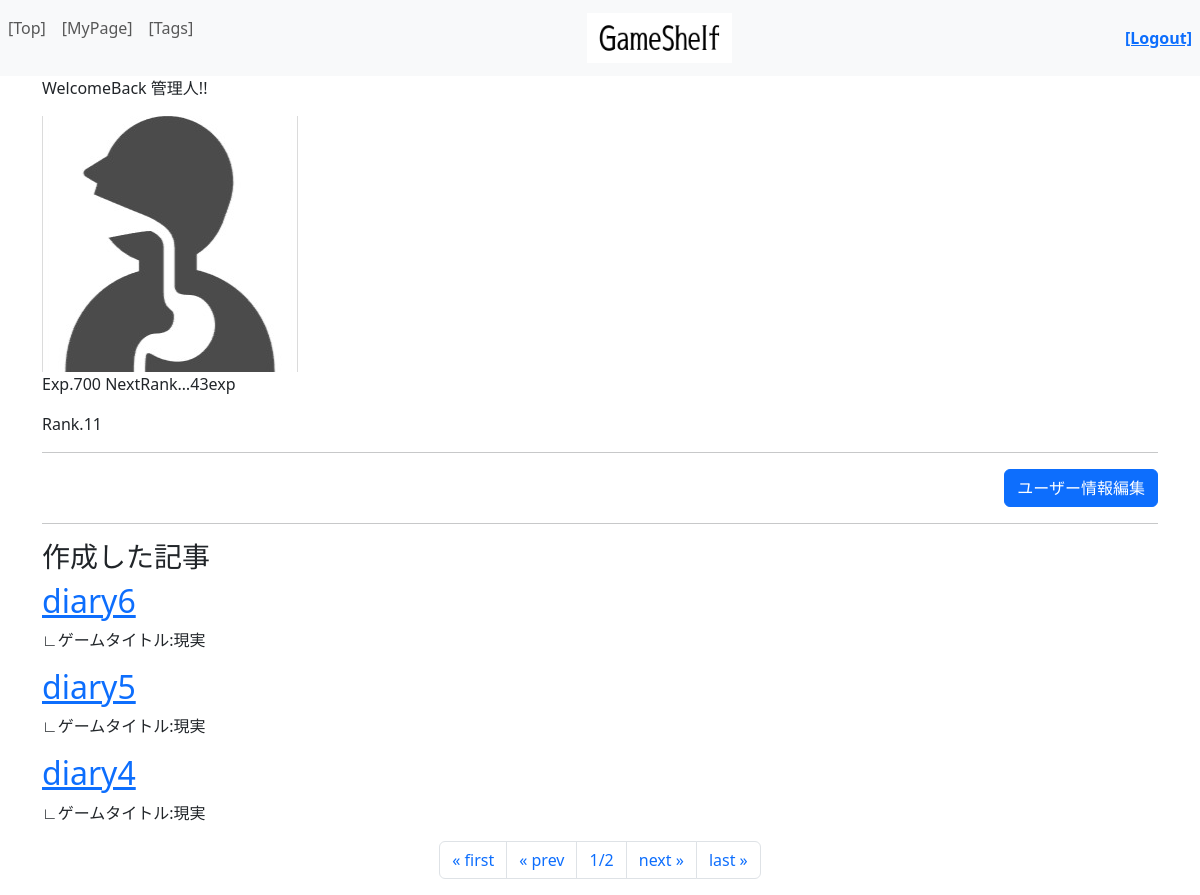
Before: /accounts/userpage/ (signed in) with the older database file.
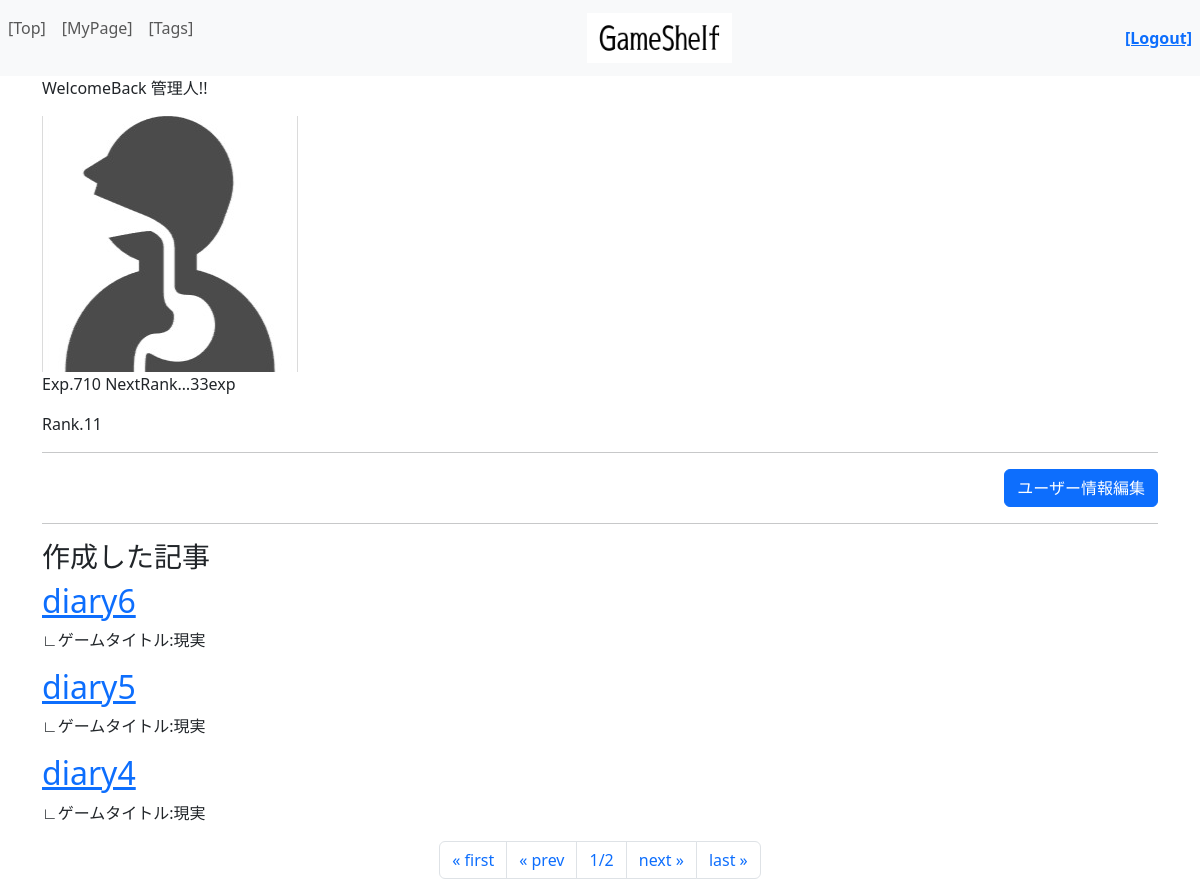
After: the same page with the newer database file.
### accounts/models.py (models this page shows)
class CustomUser(AbstractUser):
    userimage = models.ImageField(verbose_name='プロフィール画像', upload_to="media/", blank=True, null=True) #プロフ画像を管理
    exp = models.IntegerField(verbose_name='経験値', blank=True, null=True) #ユーザーの経験値を管理
    rank = models.IntegerField(verbose_name='ランク', blank=True, null=True) #ユーザーのランクを管理
    nickname = models.CharField(verbose_name='ニックネーム', max_length=10, blank=False, null=False)

### accounts/views.py (the view)
# urls.py: path('userpage/',views.userpage,name='userpage'),
def userpage(request):
    if request.user.is_authenticated: # ユーザーが認証されている場合の処理
        print(f"***ユーザーページアクセス*****User：{request.user}******")
        user_diary_all = Diary.objects.filter(diary_user=request.user) #ユーザー作成記事の情報を送付
        paginator = Paginator(user_diary_all, 3) #3つで区切る
        page_number = request.GET.get("page") #指定のページ数を格納
        user_diary = paginator.get_page(page_number) #指定ページの記事を格納
        user_diary_count = Diary.objects.filter(diary_user_id=request.user.id).count() #ユーザーの記事執筆数
        print(f"***user_diary_count:{user_diary_count}***")
        user_diary_comment_count = DiaryComment.objects.filter(diary_comment_user_id=request.user.id).count() #ユーザーの日記へのコメント数
        print(f"***user_diary_comment_count:{user_diary_comment_count}***")
        user_game_comment_count = GameComment.objects.filter(game_comment_user_id=request.user.id).count() #ユーザーのゲームへのコメント数
        print(f"***user_game_comment_count:{user_game_comment_count}***")
        latest_exp=(user_diary_count)*100 + (user_diary_comment_count + user_game_comment_count)*10 #記事執筆は10倍
        print(f"***latest_exp:{latest_exp}***")
        request.user.exp = latest_exp #経験値情報をユーザーテーブルに記録
        latest_rank_data = calculate_rank(latest_exp) #return {'rank': rank, 'remaining_exp': remaining_exp}
        latest_rank = latest_rank_data['rank']  # 'rank' キーを使ってランクを取得
        remaining_exp = latest_rank_data['remaining_exp']  # 'remaining_exp' キーを使って残り経験値を取得
        print(f"***latest_rank:{latest_rank}***")
        print(f"***remaining_exp:{remaining_exp}***")
        request.user.rank = latest_rank #ランク情報をユーザーテーブルに記録
        request.user.save() # EXP&Rank情報をセーブ
        params={
        "login_user"    :   request.user, #現在のログインユーザー情報（request.user）
        "userdiary"     :   user_diary,
        "remaining_exp" :   remaining_exp,
        }
        return render(request, 'accounts/userpage.html', params)
    else:                             # ユーザーが未認証の場合の処理
        print("*****未ログイン*****")
        messages.warning(request, "ログインして下さい")
        return redirect(to="/") #リダイレクトで飛ばす際には「/」がないとトップからの絶対パスとして認識されてしまう

### accounts/views.py (called while the page is built)
def calculate_rank(exp):
    base_exp = 100 # ランクアップに必要な経験値の基準値
    rank = 0 #ランク初期値
    exp_increase_rate = 1.2 #ランクアップに必要な経験値の増加率
    required_exp = 0
    while exp >= required_exp:
        rank += 1
        required_exp = base_exp * (exp_increase_rate ** rank)
        remaining_exp = int(required_exp - exp)
    return {'rank': rank, 'remaining_exp': remaining_exp}

### accounts/templates/accounts/userpage.html (shortened to what this page needs)
{% extends "top/layout.html" %}
{% load static %}
{% block header %}
<p>WelcomeBack {{ login_user.nickname }}!!</p>
{% endblock %}
{% block content %}
{% if login_user.userimage %}
    <img src="{{ MEDIA_URL }}{{ login_user.userimage.url }}" alt="{{ login_user.nickname }}">
{% endif %}
<p>Exp.{{login_user.exp}}  NextRank…{{remaining_exp}}exp</p>
<p>Rank.{{login_user.rank}}</p>
<hr>
<form action="{% url 'edituser'%}" method="post" class="mt-3">
    <div style="text-align: right;">
    <button class="btn btn-primary">ユーザー情報編集</button>
    </div>
</form>
<hr>
<h3>作成した記事</h3>
{% for diary in userdiary %}
    <div>
        <h2><a href="/diary/{{ diary.id }}">{{ diary.diary_title }}</a></h2>
        <p>∟ゲームタイトル:{{diary.diary_game.game_title}}
    </div>
{% endfor %}
<ul class="pagination justify-content-center">
    {% if userdiary.has_previous %}
    {% comment %} 先頭ページへ戻る {% endcomment %}
    <li class="page-item">
        <a class="page-link" href="?page=1">&laquo; first</a>
    </li>
    {% comment %} １つ前のページへ {% endcomment %}
    <li class="page-item">
        <a class="page-link" href="?page={{ userdiary.previous_page_number }}">&laquo; prev</a>
    </li>
    {%else%}
    <li class="page-item">
        <a class="page-link" >&laquo; first</a>
    </li>
    <li class="page-item">
        <a class="page-link" >&laquo; prev</a>
    </li>
    {%endif%}
    <li class="page-item">
        <a class="page-link">
            {{userdiary.number}}/{{userdiary.paginator.num_pages}}
        </a>
    </li>
    {% if userdiary.has_next %}
    <li class="page-item">
        <a class="page-link" href="?page={{ userdiary.next_page_number }}">next &raquo;</a>
    </li>
    <li class="page-item">
        <a class="page-link" href="?page={{ userdiary.paginator.num_pages }}">last &raquo;</a>
    </li>
    {%endif%}
</ul>
{% endblock %}

Changed rows visible on the page:
changed CustomUser "管理人": exp "700" → "710"
Other visible differences:
{{ remaining_exp }}: "43" → "33"
